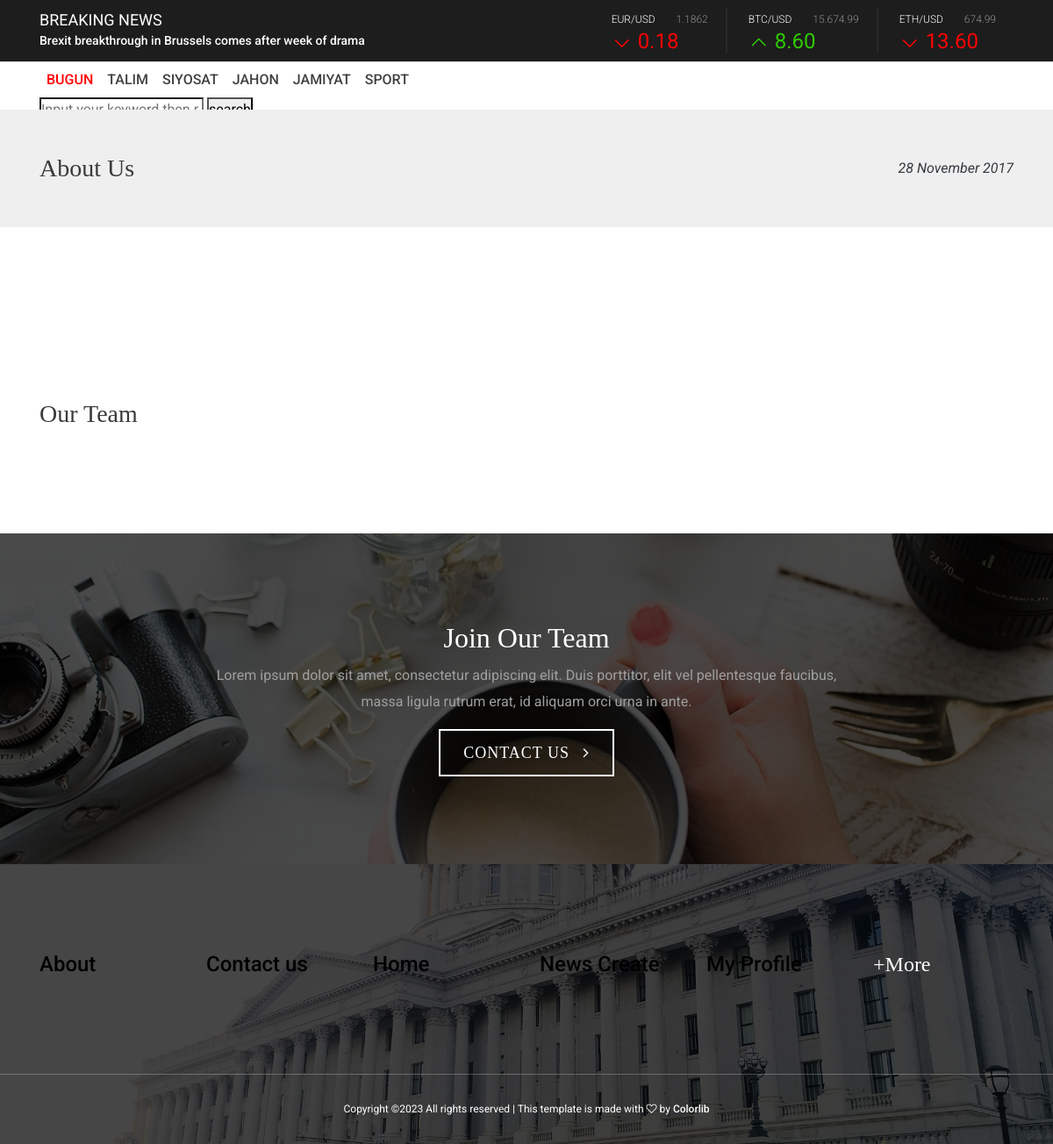
The page /about/ on the database its author committed.
### main/models.py (models this page shows, shortened)
class Category(models.Model):
    name = models.CharField(max_length=255)

### main/views.py (the view)
# urls.py: path('about/', about_view, name="about_url"),
def about_view(request):
    context = {
        'about': About_us.objects.last(),
        'our_teams': Our_team.objects.all().order_by('-id')[:4],
        'category': Category.objects.all(),
    }
    return render(request, 'about-us.html', context)

### templates/about-us.html (shortened to what this page needs)
{% extends 'base.html' %}
{% block content %}
    <div class="breadcumb-area section_padding_50">
        <div class="container">
            <div class="row">
                <div class="col-12">
                    <div class="breacumb-content d-flex align-items-center justify-content-between">
                        <h3 class="font-pt mb-0">About Us</h3>
                        <p class="editorial-post-date text-dark mb-0">28 November 2017</p>
                    </div>
                </div>
            </div>
        </div>
    </div>
    <section class="gazette-about-us-area section_padding_100_70">
        <div class="about-us-content">
            <div class="container">
                <div class="row">
                    <div class="col-12">
                    </div>
                    <div class="col-12 col-md-6">
                    </div>
                    <div class="col-12 col-md-6">
                    </div>
                </div>
            </div>
        </div>
        <div class="team-area mt-50">
            <div class="container">
                <div class="row">
                    <div class="col-12">
                        <h3 class="font-pt mb-50">Our Team</h3>
                    </div>
                </div>
            </div>
        </div>
    </section>
    <section class="gazette-cta-area bg-img background-overlay section_padding_100" style="background-image: url(img/blog-img/cta.jpg);">
        <div class="container">
            <div class="row justify-content-center">
                <div class="col-12 col-md-8">
                    <div class="cta-content text-center">
                        <h2 class="font-pt">Join Our Team</h2>
                        <p>Lorem ipsum dolor sit amet, consectetur adipiscing elit. Duis porttitor, elit vel pellentesque faucibus, massa ligula rutrum erat, id aliquam orci urna in ante.</p>
                        <a href="{% url 'contact_url' %}" class="btn gazette-btn font-pt">Contact Us <i class="fa fa-angle-right"></i></a>
                    </div>
                </div>
            </div>
        </div>
    </section>
{% endblock %}

### templates/base.html (shortened to what this page needs)
{% load static %}
<!DOCTYPE html>
<html lang="en">
<head>
    <link rel="stylesheet" href="{% static 'css/core-style.css' %}">
    <link rel="stylesheet" href="{% static 'style.css' %}">
    <link href="{% static 'css/responsive.css' %}" rel="stylesheet">
</head>
<body>
    <header class="header-area">
        <div class="top-header">
            <div class="container h-100">
                <div class="row h-100 align-items-center">
                    <div class="col-12 col-md-6">
                        <div class="breaking-news-area">
                            <h5 class="breaking-news-title">Breaking news</h5>
                            <div id="breakingNewsTicker" class="ticker">
                                <ul>
                                    <li><a href="#">Brexit breakthrough in Brussels comes after week of drama</a></li>
                                </ul>
                            </div>
                        </div>
                    </div>
                    <div class="col-12 col-md-6">
                        <div class="stock-news-area">
                            <div id="stockNewsTicker" class="ticker">
                                <ul>
                                    <li>
                                        <div class="single-stock-report">
                                            <div class="stock-values">
                                                <span>eur/usd</span>
                                                <span>1.1862</span>
                                            </div>
                                            <div class="stock-index minus-index">
                                                <h4>0.18</h4>
                                            </div>
                                        </div>
                                        <div class="single-stock-report">
                                            <div class="stock-values">
                                                <span>BTC/usd</span>
                                                <span>15.674.99</span>
                                            </div>
                                            <div class="stock-index plus-index">
                                                <h4>8.60</h4>
                                            </div>
                                        </div>
                                        <div class="single-stock-report">
                                            <div class="stock-values">
                                                <span>ETH/usd</span>
                                                <span>674.99</span>
                                            </div>
                                            <div class="stock-index minus-index">
                                                <h4>13.60</h4>
                                            </div>
                                        </div>
                                    </li>
                                </ul>
                            </div>
                        </div>
                    </div>
                </div>
            </div>
        </div>
        <div class="bottom-header">
            <div class="container h-100">
                <div class="row h-100 align-items-center">
                    <div class="col-12">
                        <div class="main-menu">
                            <nav class="navbar navbar-expand-lg">
                                <div>
                                    <ul class="navbar-nav mr-auto">
                                        <li class="nav-item active">
                                            <a class="nav-link" href="#">Bugun</a>
                                        </li>
                                      {% for i in category %}
                                        <li class="nav-item">
                                            <a class="nav-link" href="{% url 'category_url' i.id %}">{{ i.name }}</a>
                                        </li>
                                      {% endfor %}
                                    </ul>
                                    <div >
                                        <form action="{% url 'search_url' %}">
                                            <button type="submit">search</button>
                                        </form>
                                    </div>
                                </div>
                            </nav>
                        </div>
                    </div>
                </div>
            </div>
        </div>
    </header>
{% block content %}
{% endblock  %}
    <footer class="footer-area bg-img background-overlay" style="background-image: url(img/bg-img/4.jpg);">
        <div class="top-footer-area section_padding_100_70">
            <div class="container">
                <div class="row">
                    <div class="col-12 col-sm-6 col-md-4 col-lg-2">
                        <div class="single-footer-widget">
                            <div class="footer-widget-title">
                                <h4 class="font-pt"><a href="{% url 'about_url' %}">About</a></h4>
                            </div>
                        </div>
                    </div>
                    <div class="col-12 col-sm-6 col-md-4 col-lg-2">
                        <div class="single-footer-widget">
                            <div class="footer-widget-title">
                                <h4 class="font-pt"><a href="{% url 'contact_url' %}">Contact us</a></h4>
                            </div>
                        </div>
                    </div>
                    <div class="col-12 col-sm-6 col-md-4 col-lg-2">
                        <div class="single-footer-widget">
                            <div class="footer-widget-title">
                                <h4 class="font-pt"><a href="{% url 'index_url' %}">Home</a></h4>
                            </div>
                        </div>
                    </div>
                    <div class="col-12 col-sm-6 col-md-4 col-lg-2">
                        <div class="single-footer-widget">
                            <div class="footer-widget-title">
                                <h4 class="font-pt"><a href="{% url 'create_blog_url' %}">News Create</a></h4>
                            </div>
                        </div>
                    </div>
                    <div class="col-12 col-sm-6 col-md-4 col-lg-2">
                        <div class="single-footer-widget">
                            <div class="footer-widget-title">
                                <h4 class="font-pt"><a href="{% url 'profile_url' %}">My Profile</a></h4>
                            </div>
                        </div>
                    </div>
                    <div class="col-12 col-sm-6 col-md-4 col-lg-2">
                        <div class="single-footer-widget">
                            <div class="footer-widget-title">
                                <h4 class="font-pt">+More</h4>
                            </div>
                        </div>
                    </div>
                </div>
            </div>
        </div>
        <div class="bottom-footer-area">
            <div class="container h-100">
                <div class="row h-100 align-items-center justify-content-center">
                    <div class="col-12">
                        <div class="copywrite-text">
                            <p>
Copyright &copy;<script>document.write(new Date().getFullYear());</script> All rights reserved | This template is made with <i class="fa fa-heart-o" aria-hidden="true"></i> by <a href="https://colorlib.com" target="_blank">Colorlib</a>
</p>
                        </div>
                    </div>
                </div>
            </div>
        </div>
    </footer>
</body>
</html>

### static/css/core-style.css (style rules this page uses)
* { margin: 0; padding: 0; }
body { font-family: 'Roboto', sans-serif; font-weight: 400; overflow-x: hidden; }
h1, h2, h3, h4, h5, h6 { color: #3a3a3a; line-height: 1.2; font-family: 'Roboto', sans-serif; font-weight: 400; }
p { color: #9f9f9f; font-size: 1em; line-height: 1.9; font-family: 'Roboto', sans-serif; font-weight: 400; }
a, a:hover, a:focus { -webkit-transition: all 500ms ease 0s; transition: all 500ms ease 0s; text-decoration: none; outline: none; color: #000; font-family: 'Roboto', sans-serif; font-weight: 500; }
ul, ol { margin: 0; }
ol li, ul li { list-style: outside none none; }
.font-pt { font-family: 'PT Serif', serif !important; }
.background-overlay, .background-overlay-5, .background-overlay-white { position: relative; z-index: 2; background-position: center center; background-size: cover; }
.background-overlay:before, .background-overlay-5:before, .background-overlay-white:before { position: absolute; z-index: -1; top: 0; left: 0; width: 100%; height: 100%; content: ""; }
.background-overlay:before { background-color: rgba(0, 0, 0, 0.7); }
.mt-50 { margin-top: 50px; }
.mb-50 { margin-bottom: 50px; }
.bg-img { background-position: center center; background-size: cover; background-repeat: no-repeat; }
.section_padding_100 { padding: 100px 0; }
.section_padding_50 { padding: 50px 0; }
.section_padding_100_70 { padding: 100px 0 70px; }
.gazette-btn { min-width: 200px; border: 2px solid #fff; display: inline-block; color: #fff; font-size: 18px; text-transform: uppercase; height: 54px; line-height: 50px; padding: 0 15px; border-radius: 0; letter-spacing: 1px; font-weight: 400; }
.gazette-btn > i { padding-left: 10px; }
.top-header { position: relative; z-index: 1; height: 70px; background-color: #1d1d1d; }
.breaking-news-title { font-size: 18px; color: #fff; text-transform: uppercase; margin-bottom: 0; }
#breakingNewsTicker.ticker { width: 100%; text-align: left; position: relative; overflow: hidden; }
#breakingNewsTicker.ticker ul { width: 100%; position: relative; }
#breakingNewsTicker.ticker ul li { display: none; width: 100%; }
#breakingNewsTicker.ticker ul li a { color: #fff; font-size: 14px; }
#stockNewsTicker.ticker { width: 100%; position: relative; overflow: hidden; }
#stockNewsTicker.ticker ul { width: 100%; position: relative; }
#stockNewsTicker.ticker ul li { display: none; width: 100%; text-align: right; }
.single-stock-report .stock-values span { padding-right: 20px; color: #fff; font-weight: 300; font-size: 12px; text-transform: uppercase; }
.single-stock-report .stock-values span:last-child { color: rgba(255, 255, 255, 0.5); }
.single-stock-report .stock-index h4 { color: #fff; margin-bottom: 0; }
.single-stock-report { border-right: 2px solid rgba(255, 255, 255, 0.05); margin-right: 20px; display: inline-block; text-align: left; }
.single-stock-report:last-child { border-right: none; margin-right: 0; }
.single-stock-report .stock-index.minus-index h4, .single-stock-report .stock-index.plus-index h4 { color: #ff0303; position: relative; z-index: 1; padding-left: 30px; }
.single-stock-report .stock-index.minus-index h4:before, .single-stock-report .stock-index.plus-index h4:before { content: '\e688'; color: #ff0303; position: absolute; z-index: 1; top: 0; left: -10px; font-family: 'Pe-icon-7-stroke'; font-size: 44px; line-height: 32px; }
.single-stock-report .stock-index.plus-index h4 { color: #30ca00; }
.single-stock-report .stock-index.plus-index h4:before { content: '\e682'; color: #30ca00; }
.bottom-header { width: 100%; height: 55px; border-top: 1px solid #e4e4e4; }
.main-menu .navbar.navbar-expand-lg { padding: 0; }
.main-menu .navbar.navbar-expand-lg .nav-link { color: rgba(0, 0, 0, 0.75); text-transform: uppercase; }
.main-menu .navbar.navbar-expand-lg .nav-item.active .nav-link, .main-menu .navbar.navbar-expand-lg .nav-link:hover { color: #ff0303; }
.editorial-post-date { font-style: italic; color: #fff; }
.breadcumb-area { background-color: #efefef; position: relative; z-index: 1; }
.cta-content h2 { color: #fff; }
.gazette-cta-area { background-attachment: fixed }
.single-footer-widget { margin-bottom: 30px; }
.single-footer-widget .footer-widget-title h4 { color: #fff; margin-bottom: 40px; font-weight: 400; }
.bottom-footer-area { height: 80px; border-top: 1px solid rgba(255, 255, 255, 0.25); }
.copywrite-text p { margin: 0; color: #fff; text-align: center; font-size: 12px; }
.copywrite-text p > a { color: #fff; }

### rows shown on the page
Category: name "TALIM"
Category: name "SIYOSAT"
Category: name "JAHON"
Category: name "JAMIYAT"
Category: name "SPORT"
